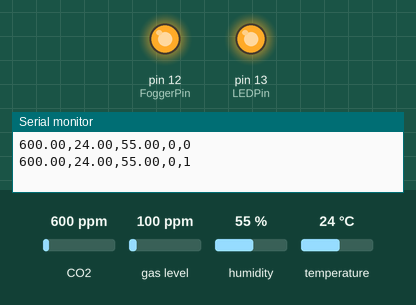
The sketch below on a simulated Arduino Uno, built with avr-gcc and run on an emulated ATmega328P. Parts: output pins drawn as LEDs (lit = HIGH), the last lines printed to the serial monitor. The test bench sets the inputs (shaded band); at power-on: CO2 600 ppm, gas level 100 ppm, humidity 55 %, temperature 24 °C. Pins used as bus, display or sensor lines are not drawn.

Above: at 1.8 s.
1.9 s: CO2 set to 771 ppm
3.4 s: CO2 set to 824 ppm
At 5.2 s:
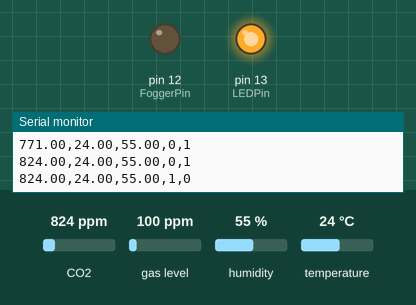
5.5 s: CO2 set to 452 ppm
At 6.8 s:
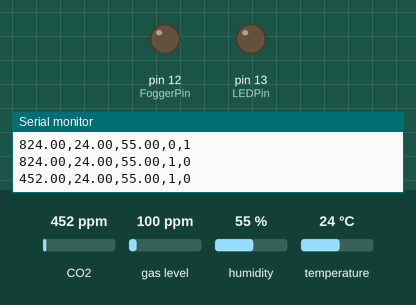
8.5 s: CO2 set to 1050 ppm
At 10.1 s:
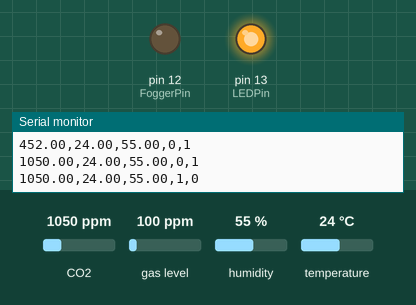
10.5 s: CO2 set to 774 ppm
At 12.9 s:
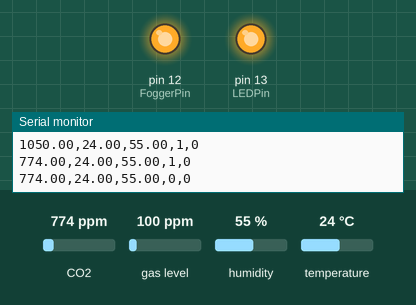
Timing chart, 0 to 14.4 s (numbered marks = the images above; inputs shaded):
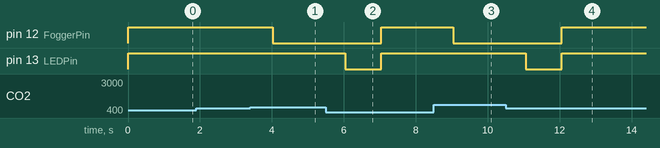

Measured:
- the behaviour switches between 800 and 801 ppm on CO2 (found by bisection; images 0 and 1)
- after the input at 3.4 s, pin 12 (FoggerPin): HIGH → LOW after 0.62 s
- after the input at 5.5 s, pin 12 (FoggerPin): LOW → HIGH after 1.5 s; pin 13 (LEDPin): HIGH → LOW after 0.53 s, → HIGH 1.0 s later
- after the input at 8.5 s, pin 12 (FoggerPin): HIGH → LOW after 0.55 s
- after the input at 10.5 s, pin 12 (FoggerPin): LOW → HIGH after 1.6 s; pin 13 (LEDPin): HIGH → LOW after 0.56 s, → HIGH 1.0 s later

The sketch:

MCU.ino
```cpp
// Libraries
#include <Adafruit_BME280.h>
#include "Adafruit_CCS811.h"

// Pins
int LEDPin = 13;
int FANPin = 1;
int FoggerPin = 12;

// Vars
double c02, temp, humidity;
bool fan, fogger;
unsigned long delayTime;

// Objects
Adafruit_BME280 bme; // I2C
Adafruit_CCS811 ccs; // I2C

void setup() {
    Serial.begin(9600);
    pinMode(LEDPin, OUTPUT);
    pinMode(FANPin, OUTPUT);
    pinMode(FoggerPin, OUTPUT);

    unsigned status;
    status = bme.begin(0x76);
    if (!status) {
        Serial.println("Could not find a valid BME280 sensor, check wiring, address, sensor ID!");
    }
    if(!ccs.begin()){
    Serial.println("Failed to start sensor! Please check your wiring.");
  }
    delayTime = 1000;
}


void checkValues() {

  if(humidity<80 && !fan){
    fogger = 1;
    digitalWrite(FoggerPin, HIGH);   //Turn on fogger
  }else{
    digitalWrite(FoggerPin, LOW);   //Turn off fogger
    fogger = 0;
  }

  if(temp>26.6 || c02 > 800){
    fogger = 0;
    digitalWrite(FoggerPin, LOW);   //Make sure fogger is off
    fan = 1;
    digitalWrite(FANPin, HIGH);   //Turn on fan
  }else{
    digitalWrite(FANPin, LOW);   //Turn off fan
    fan = 0;
  }

  if(fan||fogger){
    digitalWrite(LEDPin, HIGH);   //Turn on LED
  }else{
    digitalWrite(LEDPin, LOW);   //Turn of LED
  }
}

void printValues() {
 Serial.print(c02);
 Serial.print(",");
 Serial.print(temp);
 Serial.print(",");
 Serial.print(humidity);
 Serial.print(",");
 Serial.print(fan);
 Serial.print(",");
 Serial.println(fogger);
}

void loop() {
    updateValues();
    printValues();
    checkValues();
    delay(delayTime);
}

void updateValues() {
  temp = bme.readTemperature();
  humidity = bme.readHumidity();
  if (ccs.available()) {
    if(!ccs.readData()){
      c02 = ccs.geteCO2();

    }
    return true;
  }
  return false;
}
```
